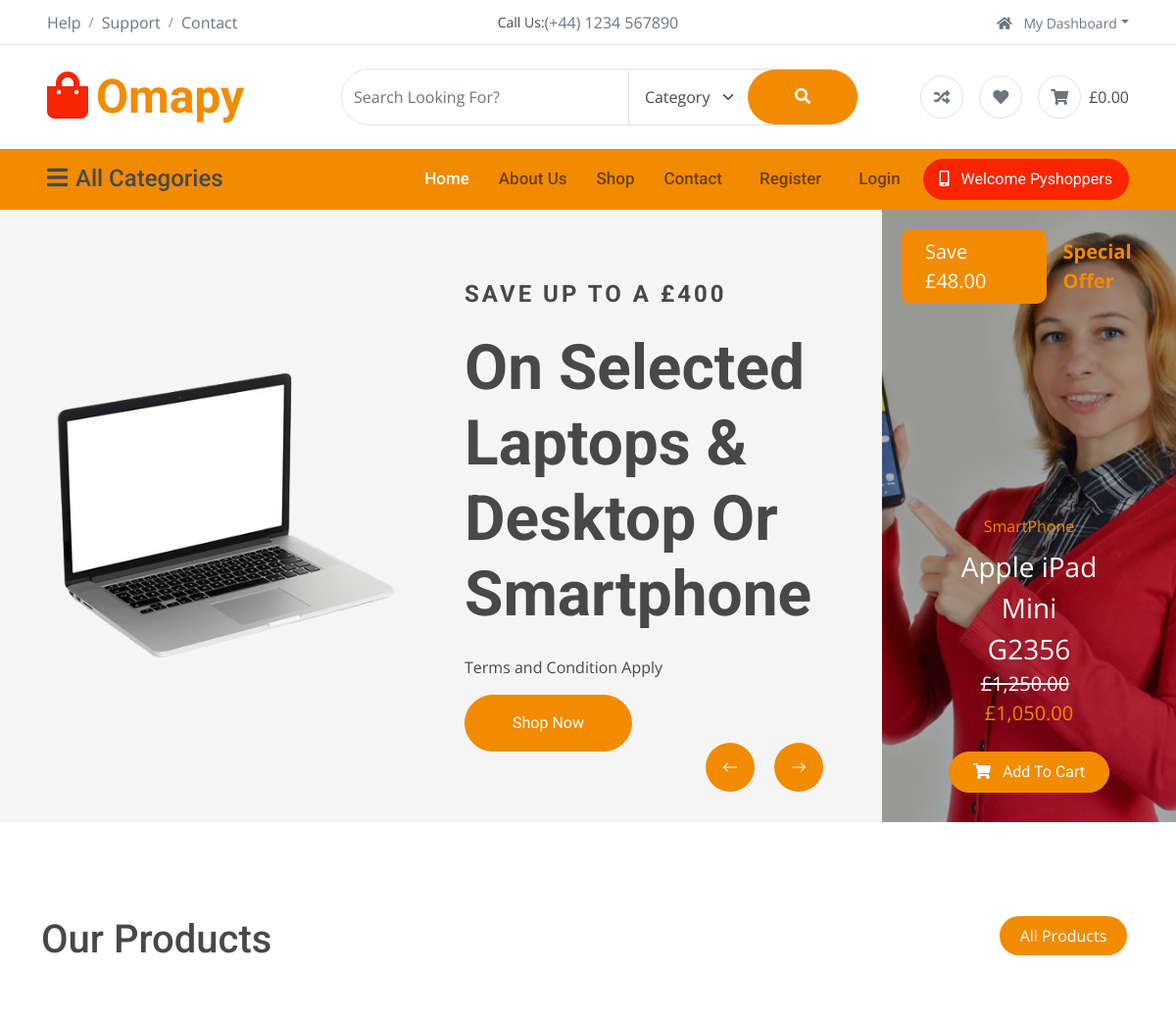
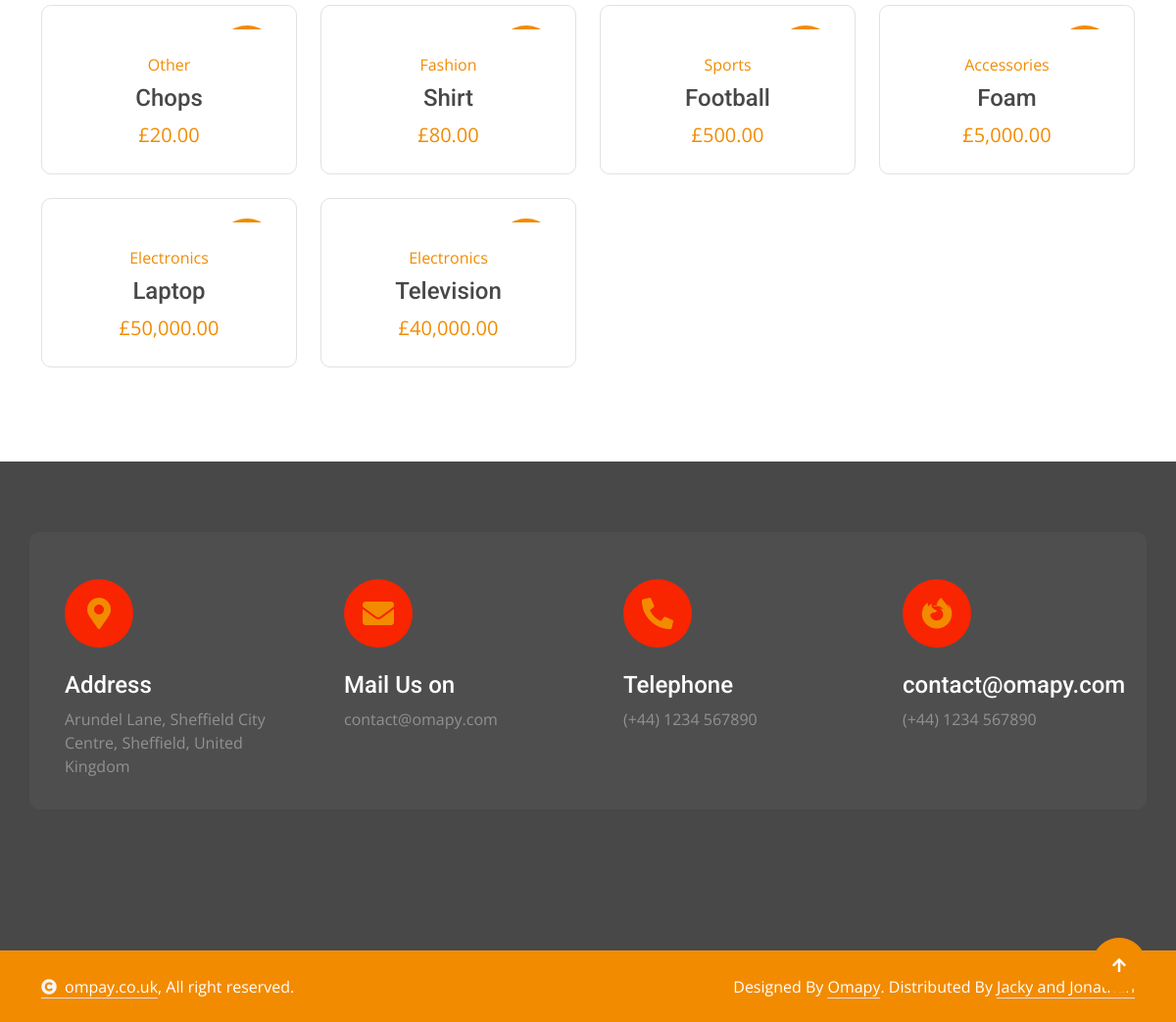
The page / on the database its author committed (2 pictures, top to bottom).
### tables this page shows
CREATE TABLE products (
    id INTEGER PRIMARY KEY AUTOINCREMENT,
    created TIMESTAMP DEFAULT CURRENT_TIMESTAMP,
    user INTEGER NOT NULL REFERENCES users(id),
    product_name TEXT NOT NULL,
    product_price INTEGER NOT NULL,
    product_category TEXT,
    product_brand TEXT,
    product_description TEXT,
    product_image TEXT,
    product_gallery1 TEXT,
    product_gallery2 TEXT,
    product_gallery3 TEXT
);

### app.py (the view)
@app.route('/')
def index():
    products = get_all_products(limit=8, order_by='created DESC')  # Fetch the latest 5 films added
    return render_template('index.html', title="Welcome to Omapy", products=products)

### template/index.html (shortened to what this page needs)
{% extends "base.html" %}
{% block content %}
<div class="container-fluid carousel bg-light px-0">
    <div class="row g-0 justify-content-end">
        <div class="col-12 col-lg-7 col-xl-9">
            <div class="header-carousel owl-carousel bg-light py-5">
                <div class="row g-0 header-carousel-item align-items-center">
                    <div class="col-xl-6 carousel-img wow fadeInLeft" data-wow-delay="0.2s">
                        <img src="{{ url_for('static', filename='img/carousel-1.png') }}" class="img-fluid w-100"
                            alt="Image">
                    </div>
                    <div class="col-xl-6 carousel-content p-4">
                        <h4 class="text-uppercase fw-bold mb-4 wow fadeInRight" data-wow-delay="0.1s"
                            style="letter-spacing: 3px;">Save Up To A £400</h4>
                        <h1 class="display-3 text-capitalize mb-4 wow fadeInRight" data-wow-delay="0.3s">On Selected
                            Laptops & Desktop Or Smartphone</h1>
                        <p class="text-dark wow fadeInRight" data-wow-delay="0.5s">Terms and Condition Apply</p>
                        <a class="btn btn-primary rounded-pill py-3 px-5 wow fadeInRight" data-wow-delay="0.7s"
                            href="#">Shop Now</a>
                    </div>
                </div>
            </div>
        </div>
        <div class="col-12 col-lg-5 col-xl-3 wow fadeInRight" data-wow-delay="0.1s">
            <div class="carousel-header-banner h-100">
                <img src="{{ url_for('static', filename='img/header-img.jpg')}}" class="img-fluid w-100 h-100"
                    style="object-fit: cover;" alt="Image">
                <div class="carousel-banner-offer">
                    <p class="bg-primary text-white rounded fs-5 py-2 px-4 mb-0 me-3">Save £48.00</p>
                    <p class="text-primary fs-5 fw-bold mb-0">Special Offer</p>
                </div>
                <div class="carousel-banner">
                    <div class="carousel-banner-content text-center p-4">
                        <a href="#" class="d-block mb-2">SmartPhone</a>
                        <a href="#" class="d-block text-white fs-3">Apple iPad Mini <br> G2356</a>
                        <del class="me-2 text-white fs-5">£1,250.00</del>
                        <span class="text-primary fs-5">£1,050.00</span>
                    </div>
                    <a href="#" class="btn btn-primary rounded-pill py-2 px-4"><i class="fas fa-shopping-cart me-2"></i>
                        Add To Cart</a>
                </div>
            </div>
        </div>
    </div>
</div>
<div class="container-fluid product py-5">
    <div class="container py-5">
        <div class="tab-class">
            <div class="row g-4">
                <div class="col-lg-4 text-start wow fadeInLeft" data-wow-delay="0.1s">
                    <h1>Our Products</h1>
                </div>
                <div class="col-lg-8 text-end wow fadeInRight" data-wow-delay="0.1s">
                    <ul class="nav nav-pills d-inline-flex text-center mb-5">
                        <li class="nav-item mb-4">
                            <a class="d-flex mx-2 py-2 bg-light rounded-pill active" href="/shop">
                                <span class="text-dark" style="width: 130px;">All Products</span>
                            </a>
                        </li>
                    </ul>
                </div>
            </div>
            <div class="tab-content">
                <div id="tab-1" class="tab-pane fade show p-0 active">
                    <div class="row g-4">
                        {% for product in products %}
                        <div class="col-md-6 col-lg-4 col-xl-3">
                            <div class="product-item rounded wow fadeInUp" data-wow-delay="0.1s">
                                <div class="product-item-inner border rounded">
                                    <div class="product-item-inner-item">
                                        {% if product['created'] | is_new %}
                                        <div class="product-new">New</div>
                                        {% endif %}
                                    </div>
                                    <div class="text-center rounded-bottom p-4">
                                        <a href="{{ url_for('product', id=product['id']) }}"
                                            class="d-block mb-2">{{product['product_category']}}</a>
                                        <a href="{{ url_for('product', id=product['id']) }}"
                                            class="d-block h4">{{product['product_name']}}</a>
                                        <span class="text-primary fs-5"> {{ product['product_price'] | gbp }}</span>
                                    </div>
                                </div>
                            </div>
                        </div>
                        {% else %}
                        <p class="text-muted">No products available.</p>
                        {% endfor %}
                    </div>
                </div>
            </div>
        </div>
    </div>
</div>
{% endblock %}

### template/base.html (shortened to what this page needs)
<!DOCTYPE html>
<html lang="en">
<head>
    <link rel="stylesheet" href="https://use.fontawesome.com/releases/v5.15.4/css/all.css" />
    <link href="https://cdn.jsdelivr.net/npm/bootstrap-icons@1.4.1/font/bootstrap-icons.css" rel="stylesheet">
    <link href="{{ url_for('static', filename='lib/animate/animate.min.css') }}" rel="stylesheet">
    <link href="{{ url_for('static', filename='lib/owlcarousel/assets/owl.carousel.min.css') }}" rel="stylesheet">
    <link href="{{ url_for('static', filename='css/bootstrap.min.css') }}" rel="stylesheet">
    <link href="{{url_for ('static', filename='css/style.css') }}" rel="stylesheet">
</head>
<body>
    <div class="container-fluid px-5 d-none border-bottom d-lg-block">
        <div class="row gx-0 align-items-center">
            <div class="col-lg-4 text-center text-lg-start mb-lg-0">
                <div class="d-inline-flex align-items-center" style="height: 45px;">
                    <a href="#" class="text-muted me-2"> Help</a><small> / </small>
                    <a href="#" class="text-muted mx-2"> Support</a><small> / </small>
                    <a href="#" class="text-muted ms-2"> Contact</a>
                </div>
            </div>
            <div class="col-lg-4 text-center d-flex align-items-center justify-content-center">
                <small class="text-dark">Call Us:</small>
                <a href="#" class="text-muted">(+44) 1234 567890</a>
            </div>
            <div class="col-lg-4 text-center text-lg-end">
                <div class="d-inline-flex align-items-center" style="height: 45px;">
                    <div class="dropdown">
                        <a href="#" class="dropdown-toggle text-muted ms-2" data-bs-toggle="dropdown"><small><i
                                    class="fa fa-home me-2"></i> My Dashboard</small></a>
                    </div>
                </div>
            </div>
        </div>
    </div>
    <div class="container-fluid px-5 py-4 d-none d-lg-block">
        <div class="row gx-0 align-items-center text-center">
            <div class="col-md-4 col-lg-3 text-center text-lg-start">
                <div class="d-inline-flex align-items-center">
                    <a href="" class="navbar-brand p-0">
                        <h1 class="display-5 text-primary m-0"><i
                                class="fas fa-shopping-bag text-secondary me-2"></i>Omapy</h1>
                    </a>
                </div>
            </div>
            <div class="col-md-4 col-lg-6 text-center">
                <div class="position-relative ps-4">
                    <div class="d-flex border rounded-pill">
                        <input class="form-control border-0 rounded-pill w-100 py-3" type="text"
                            data-bs-target="#dropdownToggle123" placeholder="Search Looking For?">
                        <select class="form-select text-dark border-0 border-start rounded-0 p-3" style="width: 200px;">
                            <option value="All Category">Category</option>
                        </select>
                        <button type="button" class="btn btn-primary rounded-pill py-3 px-5" style="border: 0;"><i
                                class="fas fa-search"></i></button>
                    </div>
                </div>
            </div>
            <div class="col-md-4 col-lg-3 text-center text-lg-end">
                <div class="d-inline-flex align-items-center">
                    <a href="#" class="text-muted d-flex align-items-center justify-content-center me-3"><span
                            class="rounded-circle btn-md-square border"><i class="fas fa-random"></i></i></a>
                    <a href="#" class="text-muted d-flex align-items-center justify-content-center me-3"><span
                            class="rounded-circle btn-md-square border"><i class="fas fa-heart"></i></a>
                    <a href="#" class="text-muted d-flex align-items-center justify-content-center"><span
                            class="rounded-circle btn-md-square border"><i class="fas fa-shopping-cart"></i></span>
                        <span class="text-dark ms-2">£0.00</span></a>
                </div>
            </div>
        </div>
    </div>
    <div class="container-fluid nav-bar p-0">
        <div class="row gx-0 bg-primary px-5 align-items-center">
            <div class="col-lg-3 d-none d-lg-block">
                <nav class="navbar navbar-light position-relative" style="width: 250px;">
                    <button class="navbar-toggler border-0 fs-4 w-100 px-0 text-start" type="button"
                        data-bs-toggle="collapse" data-bs-target="#allCat">
                        <h4 class="m-0"><i class="fa fa-bars me-2"></i>All Categories</h4>
                    </button>
                </nav>
            </div>
            <div class="col-12 col-lg-9">
                <nav class="navbar navbar-expand-lg navbar-light bg-primary ">
                    <div class="collapse navbar-collapse" id="navbarCollapse">
                        <div class="navbar-nav ms-auto py-0">
                            <a href="/" class="nav-item nav-link active">Home</a>
                            <a href="/about" class="nav-item nav-link">About Us</a>
                            <a href="/shop" class="nav-item nav-link">Shop</a>
                            <a href="/contact" class="nav-item nav-link me-2">Contact</a>
                            {% if session['user_id'] %}
                            <a href="/products" class="nav-item nav-link me-2">My Products</a>
                            <a href="/logout" class="nav-item nav-link me-2">Log Out</a>
                            {% else %}
                            <a href="/register" class="nav-item nav-link me-2">Register</a>
                            <a href="/login" class="nav-item nav-link me-2">Login</a>
                            {% endif %}
                        </div>
                        {% if session['user_id'] %}
                        <a href="" class="btn btn-secondary rounded-pill py-2 px-4 px-lg-3 mb-3 mb-md-3 mb-lg-0"><i
                                class="fa fa-mobile-alt me-2"></i> Welcome {{ username }} </a>
                        {% else %}
                        <a href="" class="btn btn-secondary rounded-pill py-2 px-4 px-lg-3 mb-3 mb-md-3 mb-lg-0"><i
                                class="fa fa-mobile-alt me-2"></i> Welcome Pyshoppers </a>
                        {% endif %}
                    </div>
                </nav>
            </div>
        </div>
    </div>
    {% block content %}{% endblock %}
    <div class="container-fluid footer py-5 wow fadeIn" data-wow-delay="0.2s">
        <div class="container py-5">
            <div class="row g-4 rounded mb-5" style="background: rgba(255, 255, 255, .03);">
                <div class="col-md-6 col-lg-6 col-xl-3">
                    <div class="rounded p-4">
                        <div class="rounded-circle bg-secondary d-flex align-items-center justify-content-center mb-4"
                            style="width: 70px; height: 70px;">
                            <i class="fas fa-map-marker-alt fa-2x text-primary"></i>
                        </div>
                        <div>
                            <h4 class="text-white">Address</h4>
                            <p class="mb-2">Arundel Lane, Sheffield City Centre, Sheffield, United Kingdom</p>
                        </div>
                    </div>
                </div>
                <div class="col-md-6 col-lg-6 col-xl-3">
                    <div class="rounded p-4">
                        <div class="rounded-circle bg-secondary d-flex align-items-center justify-content-center mb-4"
                            style="width: 70px; height: 70px;">
                            <i class="fas fa-envelope fa-2x text-primary"></i>
                        </div>
                        <div>
                            <h4 class="text-white">Mail Us on</h4>
                            <p class="mb-2">contact@omapy.com</p>
                        </div>
                    </div>
                </div>
                <div class="col-md-6 col-lg-6 col-xl-3">
                    <div class="rounded p-4">
                        <div class="rounded-circle bg-secondary d-flex align-items-center justify-content-center mb-4"
                            style="width: 70px; height: 70px;">
                            <i class="fa fa-phone-alt fa-2x text-primary"></i>
                        </div>
                        <div>
                            <h4 class="text-white">Telephone</h4>
                            <p class="mb-2">(+44) 1234 567890</p>
                        </div>
                    </div>
                </div>
                <div class="col-md-6 col-lg-6 col-xl-3">
                    <div class="rounded p-4">
                        <div class="rounded-circle bg-secondary d-flex align-items-center justify-content-center mb-4"
                            style="width: 70px; height: 70px;">
                            <i class="fab fa-firefox-browser fa-2x text-primary"></i>
                        </div>
                        <div>
                            <h4 class="text-white">contact@omapy.com</h4>
                            <p class="mb-2">(+44) 1234 567890</p>
                        </div>
                    </div>
                </div>
            </div>
        </div>
    </div>
    <div class="container-fluid copyright py-4">
        <div class="container">
            <div class="row g-4 align-items-center">
                <div class="col-md-6 text-center text-md-start mb-md-0">
                    <span class="text-white"><a href="#" class="border-bottom text-white"><i
                                class="fas fa-copyright text-light me-2"></i>ompay.co.uk</a>, All right
                        reserved.</span>
                </div>
                <div class="col-md-6 text-center text-md-end text-white">
                    Designed By <a class="border-bottom text-white" href="https://htmlcodex.com">Omapy</a>.
                    Distributed By <a class="border-bottom text-white" href="https://themewagon.com">Jacky and
                        Jonathan</a>
                </div>
            </div>
        </div>
    </div>
    <a href="#" class="btn btn-primary btn-lg-square back-to-top"><i class="fa fa-arrow-up"></i></a>
</body>
</html>

### rows shown on the page
products: product_category "Other", product_price|gbp "£20.00"
products: product_category "Fashion", product_price|gbp "£80.00"
products: product_category "Sports", product_price|gbp "£500.00"
products: product_category "Accessories", product_price|gbp "£5,000.00"
products: product_category "Electronics", product_price|gbp "£50,000.00"
products: product_category "Electronics", product_price|gbp "£40,000.00"
